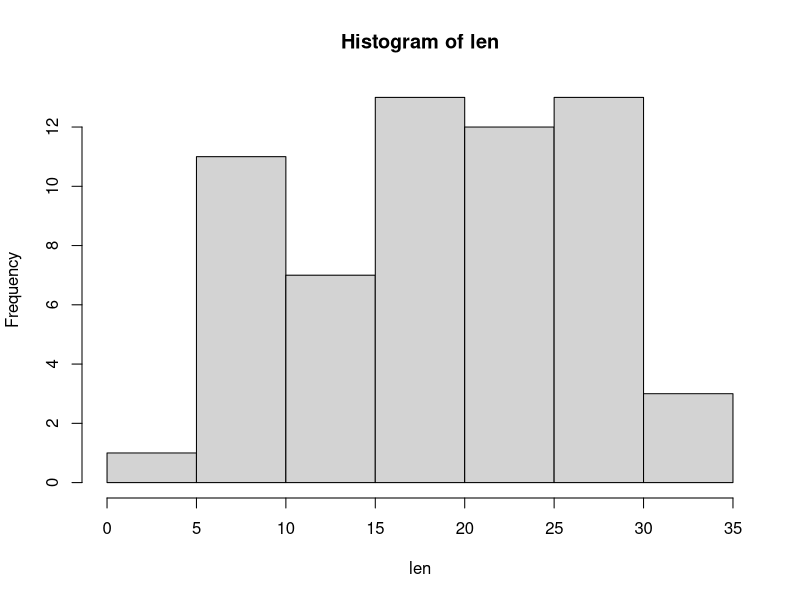
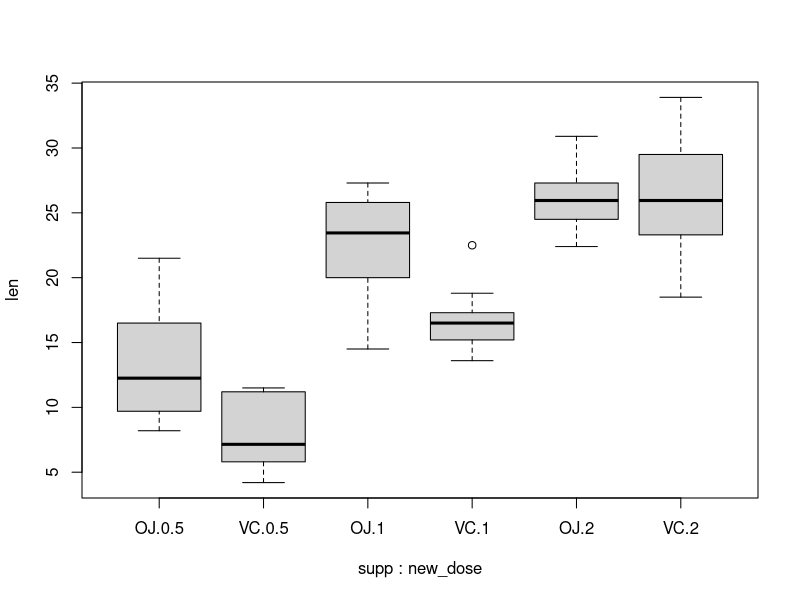
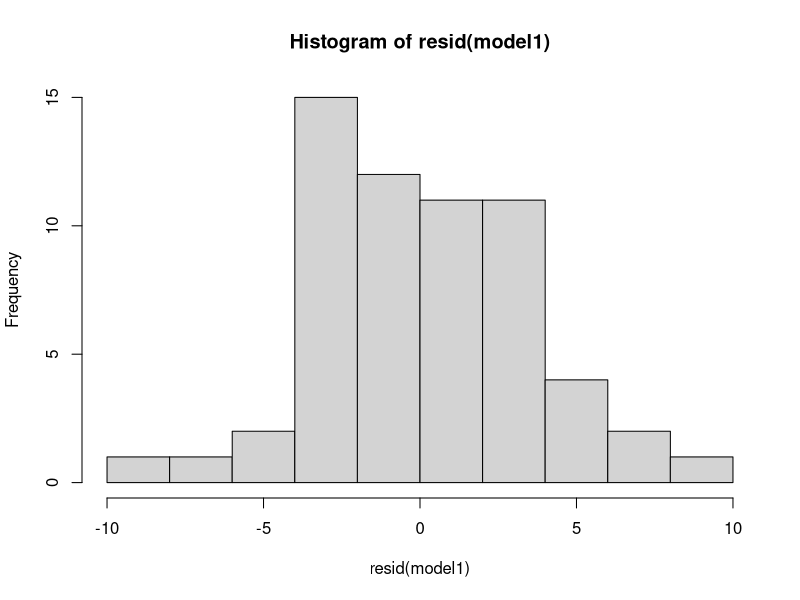
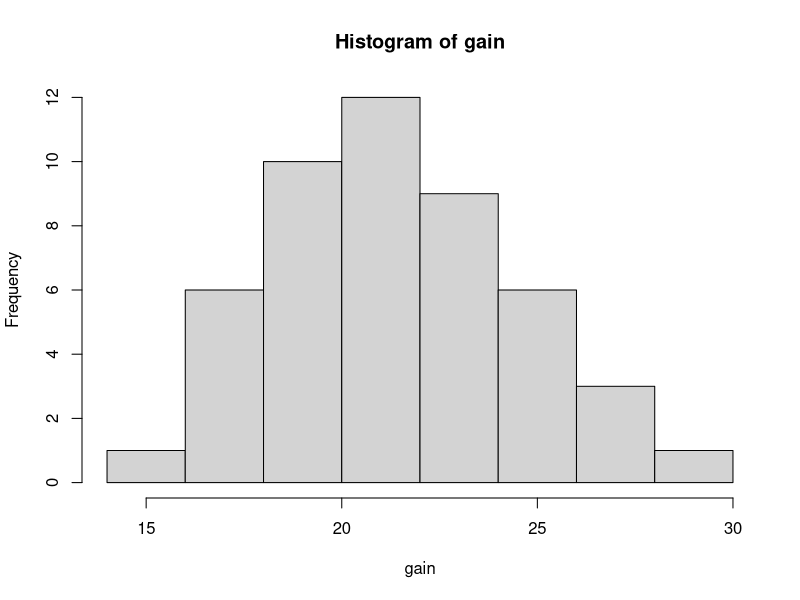
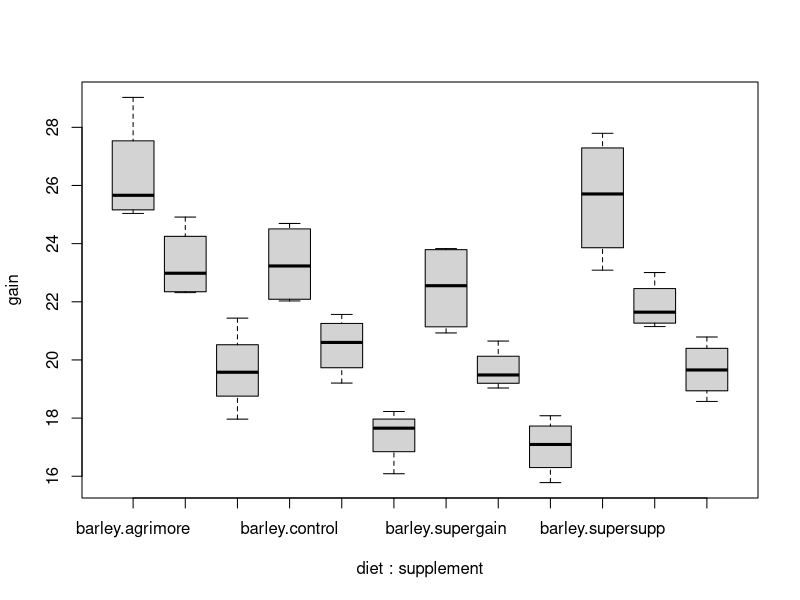
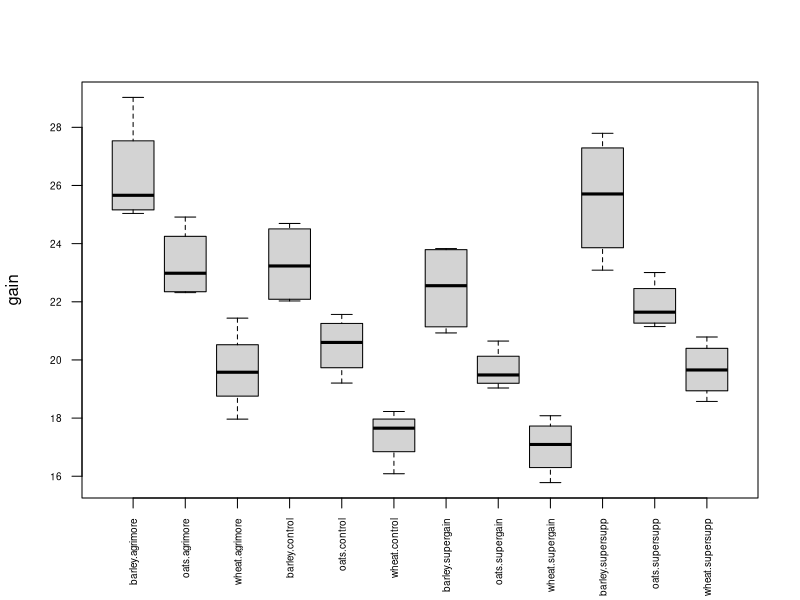
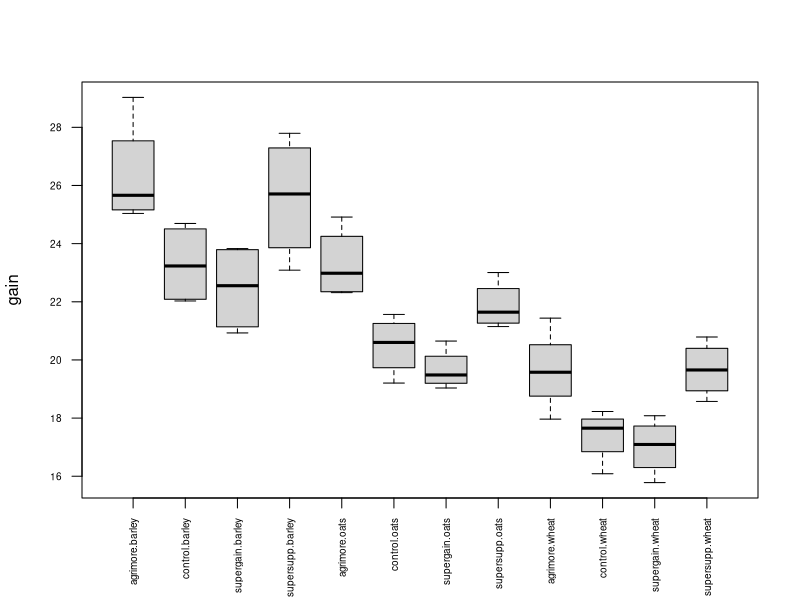
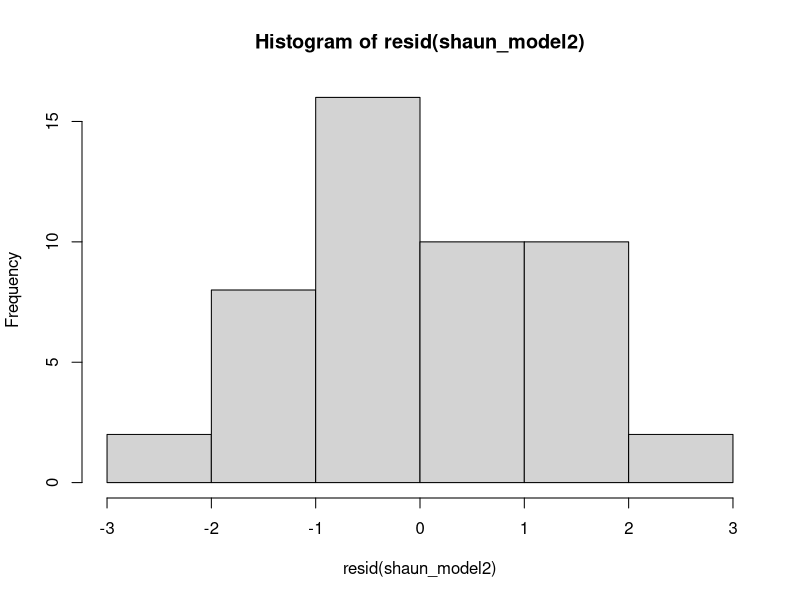

Write the R code that produced these figures, in order.
getwd()
setwd('/Users/carlo/Desktop/01_Projects/02_Statistics Tutorial SoSe 2025/data')

############## Two-Way ANOVA #############################

#Let's use some data in R: toothgrowth data
data() #opens a Window with all the available data sets 
data("ToothGrowth")

#Inspect the data
?ToothGrowth
attach(ToothGrowth)
str(ToothGrowth) #how many observations per group and level?
summary(ToothGrowth)

#transforming dose into a factor
new_dose<-as.factor(dose) #dose is numeric here, but should be a factor 
str(new_dose)

# Is the response variable "length" normally distributed?
hist(len)
shapiro.test(len)

#balanced design?
table(new_dose,supp)
#variances?
boxplot(len~supp:new_dose)
#for a more advanced boxplot of this dataset go to ?boxplot
?boxplot

#two-way ANOVA
#full model
model1<-aov(len~supp*new_dose,data=ToothGrowth) #interactive effect *
summary(model1)
#reduced model
model2<-aov(len~supp+new_dose,data=ToothGrowth) #single effect WITHOUT interaction +
summary(model2)

#Residuals
hist(resid(model1))

#compare against the null model
model0 <- aov(len~1)
anova(model0, model1) # is it significantly different?

#which of the factor levels are significantly different from each other?
TukeyHSD(model1)
TukeyHSD(model2)

####################################
#Next: Sheep Growth data, gain of sheep with diet and supplement
shaun<-read.table("growth.txt",header=T)
attach(shaun)
str(shaun)

# Is the response variable "gain" normally distributed?
hist(gain)
shapiro.test(gain)

#balanced design?
table(supplement, diet)
#variances?
boxplot(gain~diet:supplement)
#how can you change the label for the x-Axis so that it is readable?
boxplot(gain~diet:supplement,las=2, cex.axis=0.6,xlab="")
#what happens if you switch diet and supplement?
boxplot(gain~supplement:diet,las=2, cex.axis=0.6,xlab="")

#2-way ANOVA
shaun_model<-aov(gain~diet*supplement)
summary(shaun_model)
#remove non significant model variables
shaun_model2<-aov(gain~diet+supplement)
summary(shaun_model2)

#compare against the null model
shaun_model0 <- aov(gain~1)
anova(shaun_model0, shaun_model2) # is it significantly different?

#Residuals?
hist(resid(shaun_model2))

#which of the factor levels are significantly different from each other?
TukeyHSD(shaun_model2)
boxplot(gain~diet)
boxplot(gain~supplement)

#what would you feed your farm animals? 

###################### 3-Way ANOVA ##############

#the dataset npk contains information about the effect of nitrogen, phosphate and potassium on the growth of peas
data("npk")
attach(npk)
str(npk)
summary(npk)
table(N, P, K)

# Is the response variable "yield" normally distributed?
hist(yield)
shapiro.test(yield)

#let's visualize our data
par(mfrow=c(2,2))
par(mar=c(2,2,1,1))
boxplot(yield~N, main="Nitrogen")
boxplot(yield~P, main="Phosphate")
boxplot(yield~K, main="Potassium")
boxplot(yield~block, main="Block")
graphics.off()

boxplot(yield~N*P*K)

#we can construct a full model
model<-aov(yield~N*P*K)
summary(model)

#let's try to reduce the model
#the non-significant treatments and treatment interactions are subsequently removed 
#to arrive at the minimum adequate model
model2<-aov(yield~N*P*K+Error(block))
summary(model2)

model3<-aov(yield~N+P+K+N:P+N:K+P:K+Error(block))
summary(model3)

model4<-aov(yield~N+P+K+N:P+N:K+Error(block))
summary(model4)

model5<-aov(yield~N+P+K+N:P+Error(block))
summary(model5)

model6<-aov(yield~N+P+K+Error(block))
summary(model6)

model7<-aov(yield~N+K+Error(block))
summary(model7)

#this is our minimum adequate model with all factors included being significant